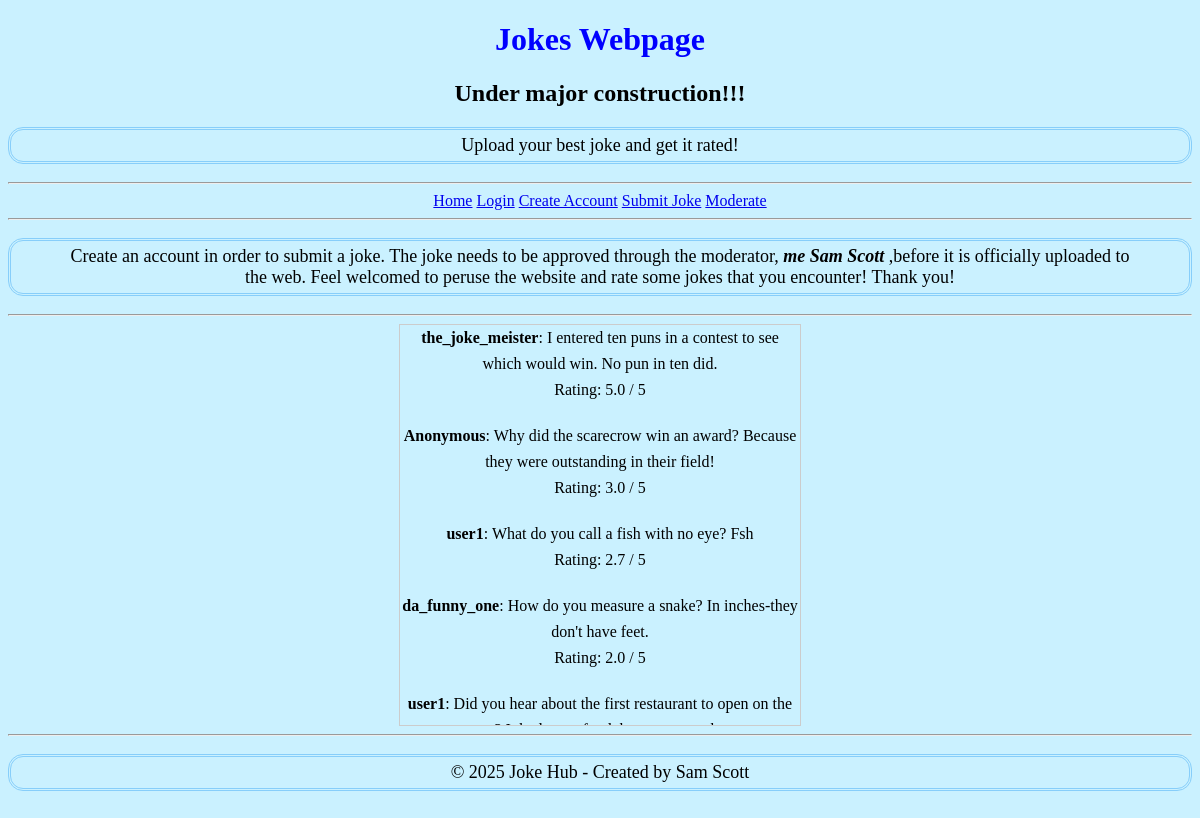
The page / on the database its author committed.
### tables this page shows
CREATE TABLE jokes (
                    id INTEGER PRIMARY KEY AUTOINCREMENT,
                    content TEXT NOT NULL,
                    timestamp TEXT NOT NULL,
                    rating REAL DEFAULT 0,
                    approved INTEGER DEFAULT 0
                    , username TEXT);

### app.py (the view)
@app.route("/", methods=['GET', 'POST'])
def index():
    conn = sqlite3.connect('jokes.db')
    c = conn.cursor()
    c.execute('SELECT content, rating, username, id FROM jokes WHERE approved=1 ORDER BY rating DESC')
    jokes = c.fetchall()
    conn.close()
    return render_template('index.html', jokes=jokes, username=session.get('username'))

### templates/index.html (shortened to what this page needs)
<!DOCTYPE html>
<html lang="en">
<head>
    <link rel="stylesheet" href="{{ url_for('static', filename='css/index.css') }}">
</head>
<body>
    <header>
        <h1> Jokes Webpage </h1>
        <h2>Under major construction!!!</h2>
        <div class="subtitle">
            <p>Upload your best joke and get it rated!</p>
        </div>
        <hr>
    </header>
    <nav>
        <div class="hyperlinks">
        <a href="/">Home</a>
        <a href="/login">Login</a>
        <a href="/create_account">Create Account</a>
        <a href="/submit_joke">Submit Joke</a>
        <a href="/moderate">Moderate</a>
        </div>
        <hr>
    </nav>
    <p> Create an account in order to submit a joke. The joke needs to be approved through
        the moderator, <em> <b> me Sam Scott </b> </em> ,before it is officially uploaded to the web. Feel
    welcomed to peruse the website and rate some jokes that you encounter! Thank you! </p>
    <hr>
    <main>
            <div class="scroll-box">
                {% for joke in jokes %}
                    <div class="joke-space">
                        <strong>{{ joke[2] or "Anonymous" }}</strong>: {{ joke[0] }}<br>
                        Rating: {{ joke[1] or 0 }} / 5
                    </div>
                {% endfor %}
            </div>
    </main>
    <footer>
        <hr>
        <p>&copy; 2025 Joke Hub - Created by Sam Scott </p>
    </footer>
</body>
</html>

### static/css/index.css (style rules this page uses)
body { background-color:rgb(202, 241, 255); text-align: center; }
h1 { color: blue; }
p { font-size: 18px; padding: 5px 50px 5px 50px; border: 3px double lightskyblue; border-radius: 15px; }
main { display: flex; justify-content: center; align-items: center; flex-direction: column; }
.scroll-box { height:400px; width:400px; border:1px solid #ccc; font:16px/26px Georgia, Garamond, Serif; overflow:auto; }
.joke-space { margin-bottom: 20px; }

### rows shown on the page
jokes: username "the_joke_meister", content "I entered ten puns in a contest to see which would win. No pun in ten did.", rating "5.0"
jokes: joke "Anonymous", content "Why did the scarecrow win an award? Because they were outstanding in their field!", rating "3.0"
jokes: username "user1", content "What do you call a fish with no eye? Fsh", rating "2.7"
jokes: username "da_funny_one", content "How do you measure a snake? In inches-they don't have feet.", rating "2.0"
jokes: username "user1", content "Did you hear about the first restaurant to open on the…"
